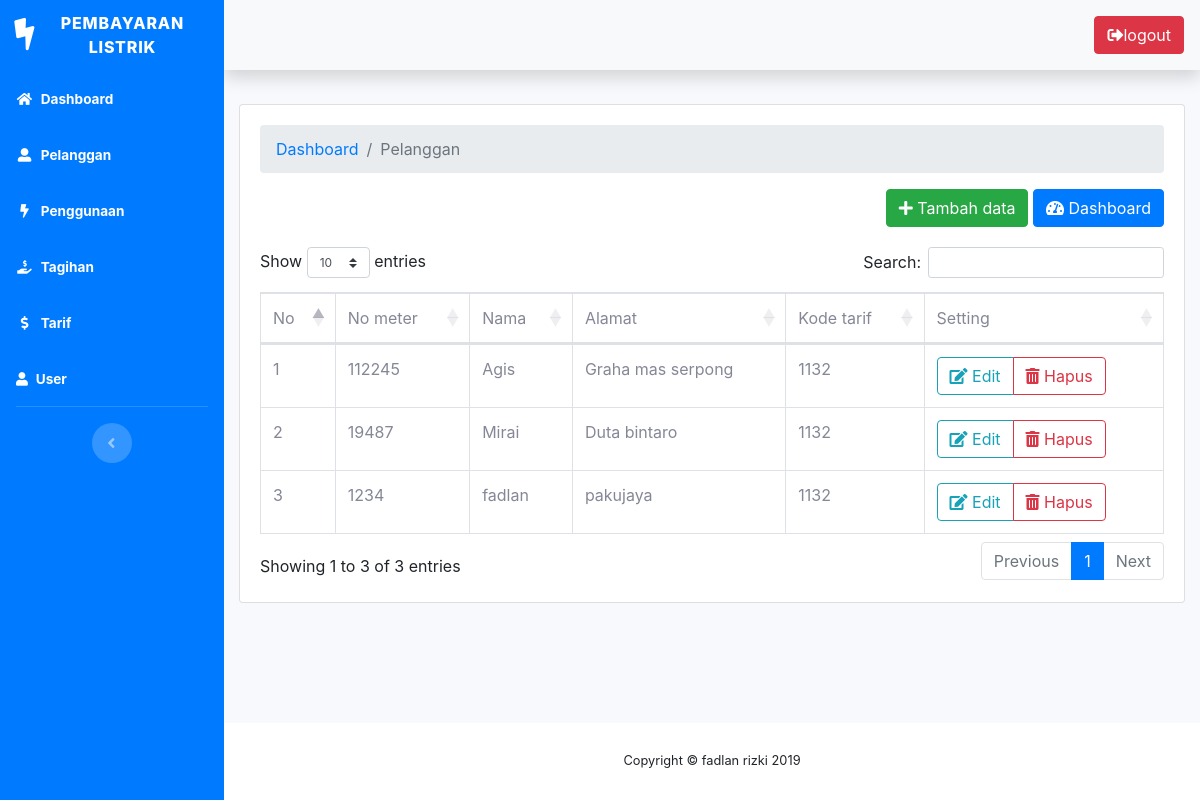
Page /pelanggan.php (signed in) on the committed database.
### tables this page shows
CREATE TABLE `pelanggan` (
  `ID_pelanggan` int(10) NOT NULL,
  `no_meter` int(20) NOT NULL,
  `nama` varchar(20) NOT NULL,
  `alamat` varchar(50) NOT NULL,
  `kode_tarif` int(10) NOT NULL
);

### pelanggan.php (the view, shortened to what this page needs)
<?php require_once 'includes/header.php'; ?>
<?php require_once 'modal/tambahPelanggan.php'; ?>
<main role="main">
  <div class="container-fluid">
    <div class="card">
      <div class="card-body">
<ol class="breadcrumb">
    <li class="breadcrumb-item">
    <a href="dashboard.php">Dashboard</a>
    </li>
    <li class="breadcrumb-item active">Pelanggan</li>
</ol>
        <div class="float-right" style="padding-bottom: 20px;">
        <button type="button" class="btn btn-success" data-toggle="modal" data-target="#TambahPelanggan"><i class="fas fa-plus"></i>
        Tambah data
        </button>
          <a class="btn btn-primary" href="dashboard.php"><i class="fas fa-tachometer-alt"></i> Dashboard</a>
        </div>
         <div class="table-responsive">
           <table class="table table-bordered" id="fadlan"  width="100%" cellspacing="0">
            <thead>
              <tr>
                <td>No</td>
                <td>No meter</td>
                <td>Nama</td>
                <td>Alamat</td>
                <td>Kode tarif</td>
                <td>Setting</td>
              </tr>
            </thead>
            <tbody>
              <?php
                $result = mysqli_query($connect, "SELECT * FROM pelanggan ORDER BY ID_pelanggan DESC");
              $no = 1;
              if (mysqli_num_rows($result)>0){
                while ($row = mysqli_fetch_array($result)){
                  ?>
                  <tr>
                    <td><?=$no++?></td>
                    <td><?=$row[1]?></td>
                    <td><?=$row[2]?></td>
                    <td><?=$row[3]?></td>
                    <td><?=$row[4]?></td>
                    <td>
                    <div class="btn-group">
                      <a class="btn btn-outline-info" href="editPelanggan.php?id=<?=$row[0]?>"><i class="fas fa-edit"></i> Edit</a>
                      <a class="btn btn-outline-danger" href="php_action/prosesHapusPelanggan.php?id=<?=$row[0]?>" onclick="return confirm('apakah anda yakin menghapus data dengan nama<?=$row[2]?>')"><i class="fas fa-trash-alt"></i> Hapus</a>
                </div>
              </td>
                  </tr>
                </div>
            <?php
          }
        }
        else{
          ?>
                      <tr>
                        <td colspan="11" class="text-center"><h3>Tidak ada data</h3></td>
                      </tr>
                      <?php
                    }
                    ?>
        </div>
</main>
<?php require_once 'includes/footer.php'; ?>

### includes/header.php (shortened to what this page needs)
<!DOCTYPE html>
<html lang="en">
<head>
  <link href="assets/vendor/fontawesome-free/css/all.min.css" rel="stylesheet" type="text/css">
  <link href="assets/css/sb-admin-2.min.css" rel="stylesheet">
</head>
<body id="page-top">
  <div id="wrapper">
    <ul class="navbar-nav bg-primary sidebar sidebar-dark accordion" id="accordionSidebar">
      <a class="sidebar-brand d-flex align-items-center justify-content-center" href="dashboard.php">
        <div class="sidebar-brand-icon rotate-n-15">
          <i class="fas fa-bolt"></i>
        </div>
        <div class="sidebar-brand-text mx-3">Pembayaran Listrik</div>
      </a>
      <li class="nav-item active">
        <a class="nav-link" href="dashboard.php">
          <i class="fas fa-fw fa-home"></i>
          <span>Dashboard</span></a>
      </li>
      <li class="nav-item active">
        <a class="nav-link" href="pelanggan.php">
          <i class="fas fa-fw fa-user-alt"></i>
          <span>Pelanggan</span></a>
      </li>
      <li class="nav-item active">
        <a class="nav-link" href="penggunaan.php">
          <i class="fas fa-fw fa-bolt"></i>
          <span>Penggunaan</span></a>
      </li>
      <li class="nav-item active">
        <a class="nav-link" href="tagihan.php">
          <i class="fas fa-fw fa-hand-holding-usd"></i>
          <span>Tagihan</span></a>
      </li>
      <li class="nav-item active">
        <a class="nav-link" href="tarif.php">
          <i class="fas fa-fw fa-dollar-sign"></i>
          <span>Tarif</span></a>
      </li>
      <li class="nav-item active">
        <a class="nav-link" href="user.php">
          <i class="fas fa-user"></i>
          <span> User</span></a>
      </li>
      <hr class="sidebar-divider d-none d-md-block">
      <div class="text-center d-none d-md-inline">
        <button class="rounded-circle border-0" id="sidebarToggle"></button>
      </div>
    </ul>
    <div id="content-wrapper" class="d-flex flex-column">
      <div id="content">
        <nav class="navbar navbar-expand navbar-light bg-light topbar mb-4 static-top shadow">
          <ul class="navbar-nav ml-auto">
          <a href="logout.php" class="btn btn-danger" role="button" onclick="return confirm('apakah anda yakin untuk keluar dari halaman?')"><i class="fas fa-sign-out-alt"></i>logout</a>
          </ul>
        </nav>

### modal/tambahPelanggan.php (shortened to what this page needs)
  </div>
</div>
</div>

### includes/footer.php (shortened to what this page needs)
     <br><br><br><br><br>
      <footer class="sticky-footer bg-white mb-0">
        <div class="container my-auto">
          <div class="copyright text-center my-auto">
            <span>Copyright &copy; fadlan rizki 2019</span>
          </div>
        </div>
      </footer>
  <link href="https://cdnjs.cloudflare.com/ajax/libs/twitter-bootstrap/4.1.3/css/bootstrap.css" rel="stylesheet">
  <link rel="stylesheet" href="https://cdn.datatables.net/1.10.20/css/dataTables.bootstrap4.min.css">
</body>
</html>

### rows in the picture
pelanggan: no_meter "112245", nama "Agis", alamat "Graha mas serpong", kode_tarif "1132"
pelanggan: no_meter "19487", nama "Mirai", alamat "Duta bintaro", kode_tarif "1132"
pelanggan: no_meter "1234", nama "fadlan", alamat "pakujaya", kode_tarif "1132"
